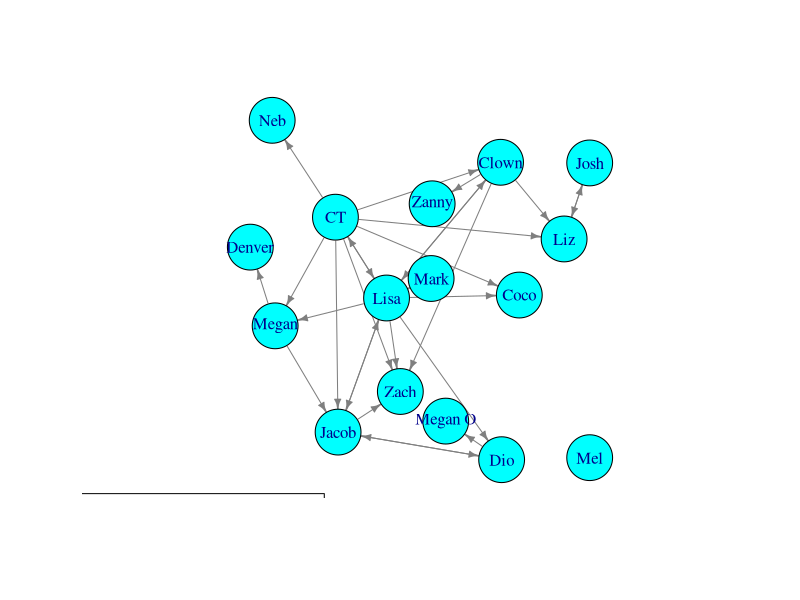
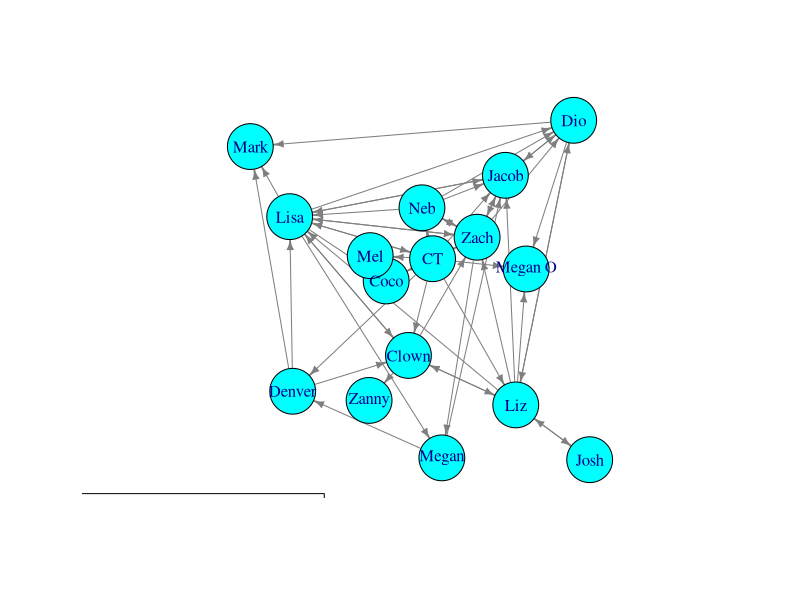
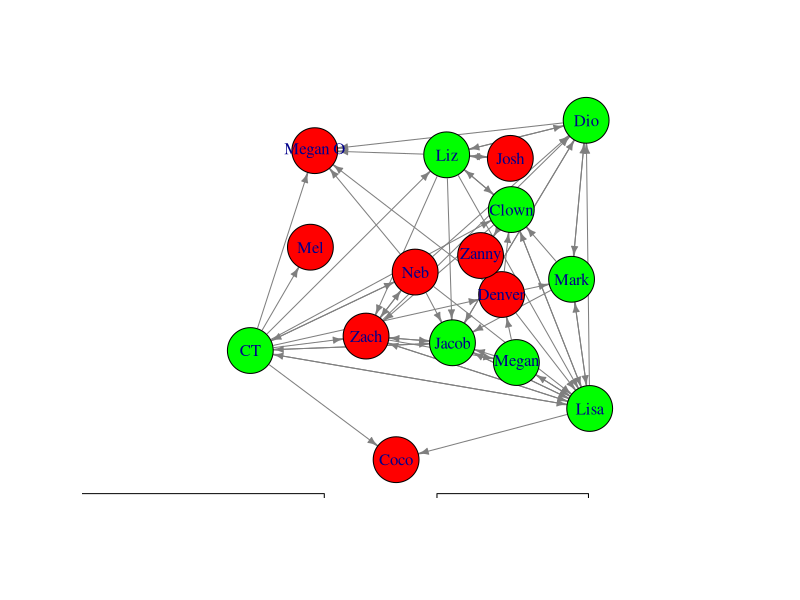
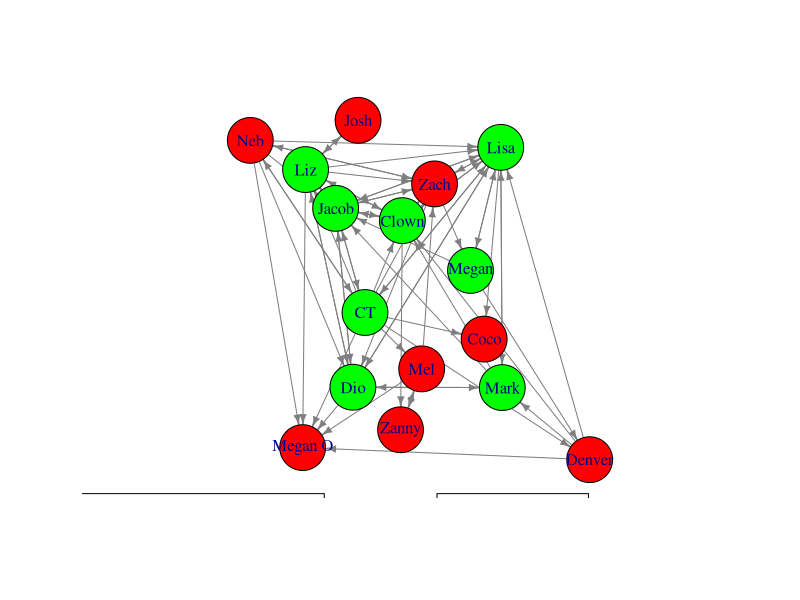
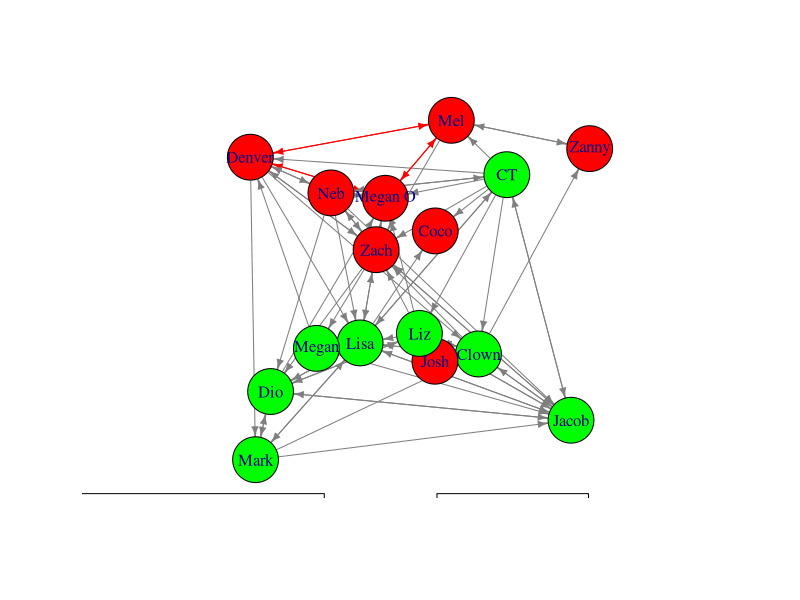
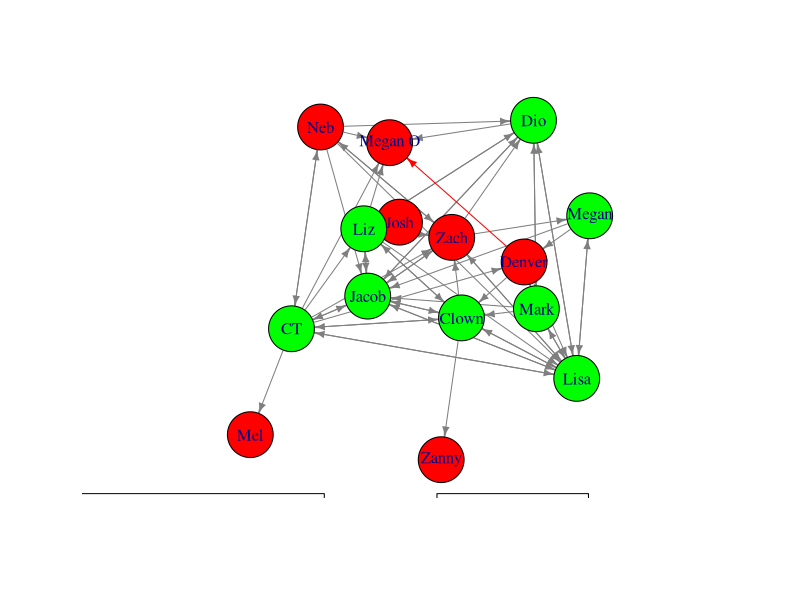
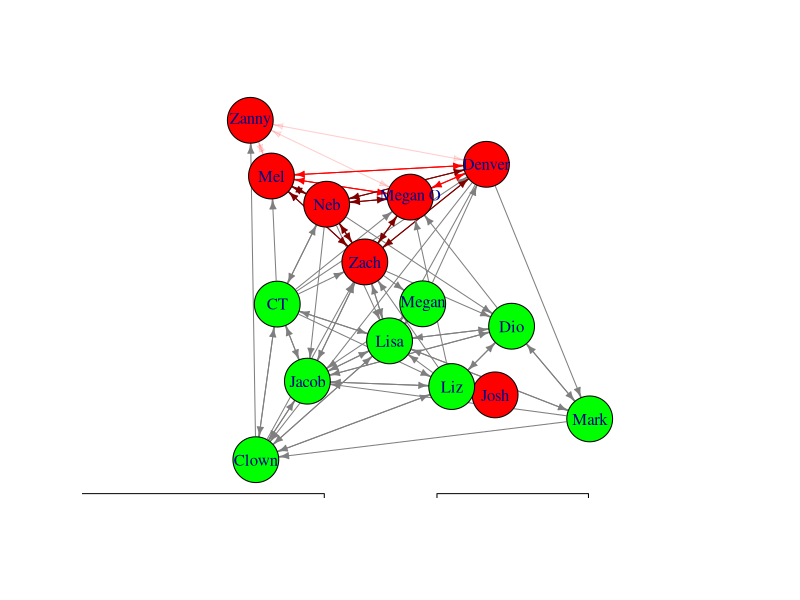
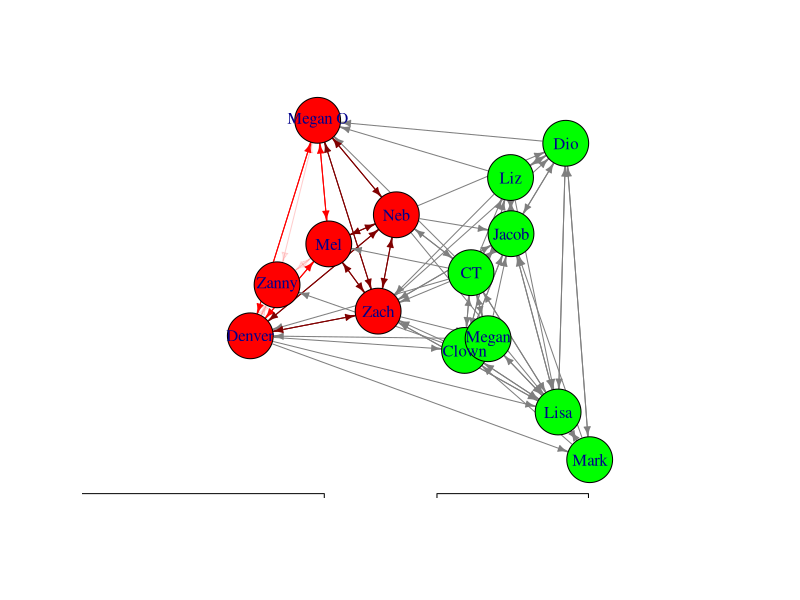

The R source for these figures, in order:
## ---- chunk 1
knitr::opts_chunk$set(echo = TRUE)
## ---- chunk 2
library(dplyr)
library(ggplot2)
library(igraph)
## ---- chunk 3
# Episode 1
cast <- c("Clown","Coco","CT","Denver","Dio","Jacob","Josh","Lisa","Liz","Mark","Megan","Megan O","Mel","Neb","Zach","Zanny")
ep1_day0 <- matrix(0,16,16,dimnames = list(cast,cast))
ep1_day0[1,c(8,9,15,16)] <- 1 # Clown
ep1_day0[3,c(1,2,6,8,9,11,14,15)] <- 1 # CT
ep1_day0[5,c(6,12)] <- 1 # Dio
ep1_day0[6,c(5,8,15)] <- 1 # Jacob
ep1_day0[7,9] <- 1 # Josh
ep1_day0[8,c(1,2,3,5,6,10,11,15)] <- 1 # Lisa
ep1_day0[9,7] <- 1 # Liz
ep1_day0[11,c(4,6)] <- 1 # Megan
ep1_day0
layout <- function(g) {
  layout_(g,with_dh(weight.edge.lengths = edge_density(g)/1000)) # Function to specify desired layout
}
# original igraph plotting function - keep if necessary
plot_net <- function(g) {
  g <- graph_from_adjacency_matrix(g) # turns adjacency matrix into network
  V(g)$color <- "cyan" 
  for (i in 1:length(E(g))) {
    E(g)$color[i] <- "grey50"
  }
 # ^ that line works regardless
plot(g,vertex.size=27, edge.arrow.size=0.5, layout = layout(g))
legend(x = -2.5, y = -1.2, legend = c("Expressed interest in working together"), fill = c("grey50"), title = "Connections")} # Function to add additional desired structure to the layout

# statnet plotting function - keep if necessary
# plot_net <- function(g,col) {
# plot.network(asNetwork(g),displaylabels=T,vertex.col="cyan")
# }
plot_net(ep1_day0)
## ---- chunk 4
# Pre-tribe divisions
ep1_day1 <- ep1_day0
ep1_day1[3,11] <- 0
ep1_day1[3,c(4,9,12,13)] <- 1 # CT
ep1_day1[4,c(1,8,10)] <- 1 # Denver
ep1_day1[5,c(9,10)] <- 1 # Dio
ep1_day1[9,c(1,5,6,8,12,15)] <- 1 # Mark
ep1_day1[14, c(3,5,6,8,15)] <- 1 # Neb
ep1_day1[15,c(5,6,8,11,14)] <- 1 # Zach
plot_net(ep1_day1)
## ---- chunk 5
# Day 1
cast_g1 <- c("Coco", "Denver", "Josh", "Megan O", "Mel", "Neb", "Zach", "Zanny") # Gurindji 1.0
cast_m1 <- c("Clown", "CT", "Dio", "Jacob", "Lisa", "Liz", "Mark", "Megan") # Makassan 1.0
ally1 <- c() 
ally2 <- c()
ally3 <- c() # No alliances yet, but there will be 3 during the pre-swap
elim <- c() # No one is eliminated yet
ep1_day1_g1 <- matrix(0,8,8,dimnames=list(cast_g1,cast_g1))
ep1_day1_m1 <- matrix(0,8,8,dimnames=list(cast_m1,cast_m1))
ep1_day1_g1[2,4] <- 1 # Denver
ep1_day1_g1[6,c(4,7)] <- 1 # Neb
ep1_day1_g1[7,6] <- 1 # Zach
ep1_day1_m1[1,c(5,6)] <- 1# Clown
ep1_day1_m1[2,c(1,4,5,6)] <- 1 # CT
ep1_day1_m1[3,c(4,6,7)] <- 1 # Dio
ep1_day1_m1[4,c(2,5)] <- 1 # Jacob
ep1_day1_m1[5,c(1,2,3,4,7,8)] <- 1 # Lisa
ep1_day1_m1[7,c(1,3,4,5)] <- 1 # Mark
ep1_day1_m1[8,c(4,5)] <- 1 # Megan
plot_net_tribes <- function(g, m, elim) { # Plot both tribes together during the premerge phase
  g <- graph_from_adjacency_matrix(g) # convert Gurundji matrix to graph
  m <- graph_from_adjacency_matrix(m) # convert Makassan matrix to graph
  old_union <- igraph::union(g,m)
  old_union <- igraph::union(old_union,graph_from_adjacency_matrix(ep1_day1))
  # re-alphabetizing so I don't have to re-label everything
  old_union_mat <- as_adjacency_matrix(old_union)
  row_order <- sort(rownames(old_union_mat))
  col_order <- sort(colnames(old_union_mat))
  old_union_mat <- old_union_mat[row_order,col_order] 
  old_union <- graph_from_adjacency_matrix(old_union_mat)
  
  V(old_union)$color <- rep(0,length(V(old_union)$name)) # initialize vertex color attribute
  for (i in 1:length(V(old_union)$color)) {
    ifelse(V(old_union)$name[i] %in% cast_g1, V(old_union)$color[i] <- "red", V(old_union)$color[i] <- "green")
  }  
  for (j in 1:length(E(old_union))) {
    if (attr(E(old_union),"vnames")[j] %in% ally1) {
      E(old_union)$color[j] <- rgb(1,0,0,1) # Main alliance has deep red
    }
    else if (attr(E(old_union),"vnames")[j] %in% ally2) {
      E(old_union)$color[j] <- rgb(1,0,0,0.1) # Extension of alliance 1; light red
    }
    else if (attr(E(old_union),"vnames")[j] %in% ally3) {
      E(old_union)$color[j] <- rgb(128/255,0,0,1) # Extension of alliance 1; maroon
    }
    else {
      E(old_union)$color[j] <- "grey50"
    }
  }
  plot(old_union,vertex.size=27, edge.arrow.size=0.5, layout = layout(old_union))
  legend(x = -2.5, y = -1.2, legend = c("Expressed interest in working together"), fill = c("grey50"), title = "Connections")
  legend(x = 0.1, y = -1.2, legend = c("Gurundji 1.0", "Makassan 1.0"), fill = c("red", "green"), title = "Tribes")
}
plot_net_tribes(ep1_day1_g1,ep1_day1_m1)
## ---- chunk 6
# Day 2
ep1_day2_g1 <- ep1_day1_g1
ep1_day2_m1 <- ep1_day1_m1
ep1_day2_g1[5,c(4,7,8)] <- 1 # Mel
ep1_day2_g1[8,5] <- 1 # Zanny
ep1_day2_m1[1,4] <- 1 # Clown
ep1_day2_m1[3,5] <- 1 # Dio
ep1_day2_m1[4,c(1,6)] <- 1 # Jacob
ep1_day2_m1[6,1] # Liz
plot_net_tribes(ep1_day2_g1,ep1_day2_m1)
## ---- chunk 7
# Day 3
ep1_day3_g1 <- ep1_day2_g1
ep1_day3_m1 <- ep1_day2_m1
ally1 <- c("Denver|Megan O", "Megan O|Denver", "Denver|Mel", "Mel|Denver", "Megan O|Mel", "Mel|Megan O")
ep1_day3_g1[2,c(4,5)] <- 1 # Denver/MegO/Mel alliance
ep1_day3_g1[2,c(6,7)] <- 1 # Denver wants to work with Neb and Zach
ep1_day3_g1[4,c(2,5)] <- 1 # Megan O/Denver/Mel alliance
ep1_day3_g1[4,6] <- 1 # Megan O wants to work with Neb
ep1_day3_g1[5,2] <- 1 # Mel (Denver, MegO, Mel alliance)
ep1_day3_g1[6,2] <- 1 # Neb
ep1_day3_g1[7,c(2,4,6)] <- 1 # Zach
plot_net_tribes(ep1_day3_g1,ep1_day3_m1)
## ---- chunk 8
# Episode 2
cast_matrix<- ep1_day0[-2,-2] # Coco voted out
ep1_day1 <- as_adjacency_matrix(delete_vertices(graph_from_adjacency_matrix(ep1_day1), "Coco")) # Coco voted out
ep2_day4_g1 <- as_adjacency_matrix(delete_vertices(graph_from_adjacency_matrix(ep1_day1_g1),"Coco"))
ep2_day4_m1 <- ep1_day3_m1
ep2_day4_m1[1,c(2,4,5,6)] <- 1 # Clown
ep2_day4_m1[2,c(1,4,5)] <- 1 # CT
ep2_day4_m1[4,c(1,2,5,6)] <- 1 # Jacob
ep2_day4_m1[5,c(1,2,4)] <- 1 # Lisa
ep2_day4_m1[6, c(1,4)] <- 1 # Liz
plot_net_tribes(ep2_day4_g1,ep2_day4_m1)
## ---- chunk 9
ep2_day7_g1 <- ep2_day4_g1
ep2_day7_m1 <- ep2_day4_m1 # Alliances/allegiances don't change here
ally2 <- c("Denver|Zanny", "Zanny|Denver", "Megan O|Zanny", "Zanny|Megan O", "Mel|Zanny", "Zanny|Mel")
ally3 <- c("Denver|Neb","Neb|Denver","Megan O|Neb", "Neb|Megan O", "Mel|Neb","Neb|Mel","Neb|Zach","Zach|Neb",
               "Denver|Zach","Zach|Denver","Megan O|Zach", "Zach|Megan O", "Mel|Zach","Zach|Mel")
ep2_day7_g1[1,c(3,4,5,6,7)] <- 1 # Denver
ep2_day7_g1[3,c(1,4,5,6,7)] <- 1 # Megan O
ep2_day7_g1[4,c(1,3,5,6,7)] <- 1 # Mel
ep2_day7_g1[5, c(1,3,4,6)] <- 1 # Neb
ep2_day7_g1[6, c(1,3,4,5)] <- 1 # Zach
ep2_day7_g1[7, c(1,3,4)] <- 1 # Zanny
# Denver, Meg O, Mel, Zanny alliance
# Denver, Meg O, Mel, Neb, Zach alliance
plot_net_tribes(ep2_day7_g1,ep2_day7_m1)
## ---- chunk 10
# Episode 3, Day 9
cast_matrix<- cast_matrix[-6,-6] # Josh voted out
ep1_day1 <- as_adjacency_matrix(delete_vertices(graph_from_adjacency_matrix(ep1_day1), "Josh"))
ep3_day9_g1 <- as_adjacency_matrix(delete_vertices(graph_from_adjacency_matrix(ep2_day7_g1),"Josh"))
ep3_day9_m1 <- ep2_day7_m1
ep3_day9_m1[1,c(2,5,8)] <- 1 # Clown
ep3_day9_m1[2,c(1,5,8)] <- 1 # CT
ep3_day9_m1[5,c(1,2,8)] <- 1 # Lisa
ep3_day9_m1[8,c(1,2,5)] <- 1 # Megan
plot_net_tribes(ep3_day9_g1,ep3_day9_m1)
## ---- chunk 11
# Day 10
ep3_day10_g1 <- ep3_day9_g1
ep3_day10_m1 <- ep3_day9_m1
ep3_day10_m1[1,3] <- 1 # Clown
plot_net_tribes(ep3_day10_g1, ep3_day10_m1)
## ---- chunk 12
# Episode 4 - Swap
cast_matrix<- cast_matrix[-9,-9] # Megan voted out
ep1_day1 <- as_adjacency_matrix(delete_vertices(graph_from_adjacency_matrix(ep1_day1), "Megan"))
cast_g2 <- c("Clown", "Denver", "Dio", "Liz", "Mark", "Neb") # Gurindji 2.0
cast_m2 <- c("CT", "Jacob", "Lisa", "Megan O", "Mel", "Zach", "Zanny") # Makassan 2.0
ally4 <- c("Clown|Dio","Dio|Clown","Clown|Denver","Denver|Clown","Denver|Dio","Dio|Denver")
ally5 <- c("Clown|Liz", "Liz|Clown", "Dio|Liz", "Liz|Dio")
ally6 <- c("CT|Lisa","Lisa|CT","CT|Mel","Mel|CT","CT|Zach","Zach|CT",
     "Lisa|Mel","Mel|Lisa","Lisa|Zach","Zach|Lisa","Mel|Zach","Zach|Mel")
ally7 <- c()
ally8 <- c()
ep4_day10_g2 <- matrix(0,6,6,dimnames=list(cast_g2,cast_g2))
ep4_day10_g2[1,c(2,3,4)] <- 1 # Clown
ep4_day10_g2[2,c(1,3,6)] <- 1 # Denver
ep4_day10_g2[3,c(1,2,4)] <- 1 # Dio
ep4_day10_g2[4,c(1,3)] <- 1 # Liz
ep4_day10_g2[6,2] <- 1 # Neb
# Clown, Denver, Dio alliance
# Clown, Dio, Liz alliance
ep4_day10_m2 <- matrix(0,7,7,dimnames=list(cast_m2,cast_m2))
ep4_day10_m2[1,c(3,5,6)] <- 1 # CT
ep4_day10_m2[3,c(1,5,6)] <- 1 # Lisa
ep4_day10_m2[4,c(5,6,7)] <- 1 # Megan O
ep4_day10_m2[5,c(1,3,4,6,7)] <- 1 # Mel
ep4_day10_m2[6,c(1,3,4,5)] <- 1 # Zach
ep4_day10_m2[7,c(5,6)] <- 1 # Zanny
# CT, Lisa, Mel, Zach alliance
plot_net_swap <- function(g,m) {
  g <- graph_from_adjacency_matrix(g) # convert Gurundji matrix to graph
  m <- graph_from_adjacency_matrix(m) # convert Makassan matrix to graph
  old_union <- igraph::union(g,m)
  old_union <- igraph::union(old_union,graph_from_adjacency_matrix(ep1_day1))
  # re-alphabetizing so I don't have to re-label everything
  old_union_mat <- as_adjacency_matrix(old_union)
  row_order <- sort(rownames(old_union_mat))
  col_order <- sort(colnames(old_union_mat))
  old_union_mat <- old_union_mat[row_order,col_order] 
  old_union <- graph_from_adjacency_matrix(old_union_mat)
  
  for (i in 1:length(V(old_union)$name)) {
    if (V(old_union)$name[i] %in% cast_g1 && V(old_union)$name[i] %in% cast_g2) {
      V(old_union)$color[i] <- "red"
    }
    else if (V(old_union)$name[i] %in% cast_g1 && V(old_union)$name[i] %in% cast_m2) {
        V(old_union)$color[i] <- "yellow"
      }
    else if (V(old_union)$name[i] %in% cast_m1 && V(old_union)$name[i] %in% cast_g2) {
        V(old_union)$color[i] <- "purple"
      }
    else {
      V(old_union)$color[i] <- "green"
    }
  }
  for (j in 1:length(E(old_union))) {
    if (attr(E(old_union),"vnames")[j] %in% ally1) {
      E(old_union)$color[j] <- rgb(1,0,0,1) # Main alliance has deep red
    }
    else if (attr(E(old_union),"vnames")[j] %in% ally2) {
      E(old_union)$color[j] <- rgb(1,0,0,0.1) # Extension of alliance 1; light red
    }
    else if (attr(E(old_union),"vnames")[j] %in% ally3) {
      E(old_union)$color[j] <- rgb(128/255,0,0,1) # Extension of alliance 1; maroon
    }
    else if (attr(E(old_union),"vnames")[j] %in% ally4) {
      E(old_union)$color[j] <- rgb(165/255,42/255,42/255,1) # Brown
       }
    else if (attr(E(old_union),"vnames")[j] %in% ally5) {
      E(old_union)$color[j] <- rgb(210/255,180/255,140/255,1) # Tan
       }
    else if (attr(E(old_union),"vnames")[j] %in% ally6) {
      E(old_union)$color[j] <- rgb(0,1,0,1) # Green
       }
    else if (attr(E(old_union),"vnames")[j] %in% ally7) {
      E(old_union)$color[j] <- rgb(210/255,180/255,140/255,0.4) # less opaque tan
       }
    else if (attr(E(old_union),"vnames")[j] %in% ally8) {
      E(old_union)$color[j] <- rgb(245/255,222/255,179/255,1) # Wheat
       }
    else {
      E(old_union)$color[j] <- "grey50"
    }
  }
  plot(old_union,vertex.size=27, edge.arrow.size=0.5, layout = layout(old_union))
  legend(x = -2.5, y = -1.2, legend = c("Expressed interest in working together"), fill = c("grey50"), title = "Connections")
  legend(x = 0.1, y = -1.1, legend = c("Gurundji 1.0 and Gurundji 2.0", "Gurundji 1.0 and Makassan 2.0", "Makassan 1.0 and Gurundji 2.0", "Makassan 1.0 and Makassan 2.0"),  fill = c("red", "yellow", "purple", "green"), title = "Original tribes and swap tribes")
}
plot_net_swap(ep4_day10_g2,ep4_day10_m2)
## ---- chunk 13
# Episode 5, Day 13
cast_matrix<- cast_matrix[-5,-5] # Jacob voted out
ep1_day1 <- as_adjacency_matrix(delete_vertices(graph_from_adjacency_matrix(ep1_day1), "Jacob"))
ep5_day13_m2 <- as_adjacency_matrix(delete_vertices(graph_from_adjacency_matrix(ep4_day10_m2),"Jacob")) 
ally7 <- c("Clown|Mark","Mark|Clown","Dio|Mark","Mark|Dio","Liz|Mark","Mark|Liz")
ally8 <- c("Denver|Neb","Neb|Denver","Dio|Neb","Neb|Dio")
ep5_day13_m2[1,c(2,3,4,6)] <- 1 # CT
ep5_day13_m2[2,c(1,3,4,6)] <- 1 # Lisa
ep5_day13_m2[3,c(1,2,4,6)] <- 1 # Megan O
ep5_day13_m2[4,c(1,2,3,6)] <- 1 # Mel
ep5_day13_m2[6,c(1,2,3,4)] <- 1 # Zanny
ep5_day13_g2 <- ep4_day10_g2
ep5_day13_g2[1,c(3,4,5)] <- 1 # Clown
ep5_day13_g2[2,c(3,6)] <- 1 # Denver
ep5_day13_g2[3,c(1,2,4,5,6)] <- 1 # Dio
ep5_day13_g2[4,c(1,3,5)] <- 1 # Liz
ep5_day13_g2[5,c(1,3,4)] <- 1 # Mark
ep5_day13_g2[6,c(2,3)] <- 1 # Neb
# Clown, Dio, Liz, Mark alliance - 7
# Denver, Dio, Neb alliance - 8
plot_net_swap(ep5_day13_g2,ep5_day13_m2)
## ---- chunk 14
# Episode 6, Day 14
cast_matrix<- cast_matrix[-6,-6] # Liz voted out
ep1_day1 <- as_adjacency_matrix(delete_vertices(graph_from_adjacency_matrix(ep1_day1), "Liz"))
ep6_day14_g2 <- as_adjacency_matrix(delete_vertices(graph_from_adjacency_matrix(ep5_day13_g2),"Liz"))
ep6_day14_m2 <- ep5_day13_m2
plot_net_swap(ep6_day14_g2,ep6_day14_m2)
## ---- chunk 15
# Episode 7, Day 16, Merge
# Clown, CT, Denver, Dio, Lisa, Mark, Megan O, Mel, Neb, Zach
cast_matrix<- cast_matrix[-11,-11] # Zanny voted out
ep1_day1 <- as_adjacency_matrix(delete_vertices(graph_from_adjacency_matrix(ep1_day1), "Zanny"))
# At this point ally2 and ally5 are non-existent
ep6_day14_m2 <- as_adjacency_matrix(delete_vertices(graph_from_adjacency_matrix(ep6_day14_m2),"Zanny"))
ep7_day16 <- as_adjacency_matrix(graph_from_adjacency_matrix(ep6_day14_g2) %u% graph_from_adjacency_matrix(ep6_day14_m2))
ep7_day16 <- ep7_day16[sort(rownames(ep7_day16)),sort(colnames(ep7_day16))]
ally9 <- c("Dio|Megan O", "Dio|Megan O")
ally10 <- c("CT|Zach", "Zach|CT", "Lisa|Zach", "Zach|Lisa")
ally11 <- c("Clown|Megan O", "Megan O|Clown")
ally12 <- c()
ally13 <- c()
ally14 <- c()
ally15 <- c()
ally16 <- c()
ally17 <- c()
ep7_day16[1,c(2,3,4,5,7,10)] <- 1 # Clown
ep7_day16[2,c(3,5,7,8,9,10)] <- 1 # CT
ep7_day16[3,c(1,4,5,6,7,8,10)] <- 1 # Denver
ep7_day16[4,c(1,3,5,6,7,9)] <- 1 # Dio
ep7_day16[5,c(2,4,6,7,8,10)] <- 1 # Lisa
ep7_day16[6,c(1,4,5,7,10)] <- 1 # Mark
ep7_day16[7,c(2,3,5,8,9,10)] <- 1 # Megan O
ep7_day16[8,c(2,3,5,7,9,10)] <- 1 # Mel
ep7_day16[9,c(2,3,4,5,7,8,10)] <- 1 # Neb 
ep7_day16[10,c(2,3,4,5,7,8,9)] <- 1 # Zach
# Denver, Dio, Megan O alliance
# CT, Lisa, Zach alliance
# Clown, Denver, Dio, Megan O alliance
plot_net_merge <- function(g) {
  g <- graph_from_adjacency_matrix(g) 
  for (i in 1:length(V(g)$name)) {
    if (V(g)$name[i] %in% cast_g1 && V(g)$name[i] %in% cast_g2) {
      V(g)$color[i] <- "red"
    }
    else if (V(g)$name[i] %in% cast_g1 && V(g)$name[i] %in% cast_m2) {
        V(g)$color[i] <- "yellow"
      }
    else if (V(g)$name[i] %in% cast_m1 && V(g)$name[i] %in% cast_g2) {
        V(g)$color[i] <- "purple"
      }
    else {
      V(g)$color[i] <- "green"
    }
  }
  for (j in 1:length(E(g))) {
    if (attr(E(g),"vnames")[j] %in% ally1) {
      E(g)$color[j] <- rgb(1,0,0,1) # Main alliance has deep red
    }
    else if (attr(E(g),"vnames")[j] %in% ally2) {
      E(g)$color[j] <- rgb(1,0,0,0.1) # Extension of alliance 1; light red
    }
    else if (attr(E(g),"vnames")[j] %in% ally3) {
      E(g)$color[j] <- rgb(128/255,0,0,1) # Extension of alliance 1; maroon
    }
    else if (attr(E(g),"vnames")[j] %in% ally4) {
      E(g)$color[j] <- rgb(165/255,42/255,42/255,1) # Brown
       }
    else if (attr(E(g),"vnames")[j] %in% ally5) {
      E(g)$color[j] <- rgb(210/255,180/255,140/255,1) # Tan
       }
    else if (attr(E(g),"vnames")[j] %in% ally6) {
      E(g)$color[j] <- rgb(0,1,0,1) # Green
       }
    else if (attr(E(g),"vnames")[j] %in% ally7) {
      E(g)$color[j] <- rgb(210/255,180/255,140/255,0.4) # Less opaque tan
       }
    else if (attr(E(g),"vnames")[j] %in% ally8) {
      E(g)$color[j] <- rgb(245/255,222/255,179/255,1) # Wheat
    }
    else if (attr(E(g),"vnames")[j] %in% ally9) {
      E(g)$color[j] <- rgb(250/255,128/255,114/255,1) # Salmon
    }
    else if (attr(E(g),"vnames")[j] %in% ally10) {
      E(g)$color[j] <- rgb(0,100/255,0,1) # Dark green
    }
    else if (attr(E(g),"vnames")[j] %in% ally11) {
      E(g)$color[j] <- rgb(165/255,42/255,42/255,0.4) # Less opaque brown
    }
    else if (attr(E(g),"vnames")[j] %in% ally12) {
      E(g)$color[j] <- rgb(255/255,165/255,0,1) # Orange 
    }
    else if (attr(E(g),"vnames")[j] %in% ally13) {
      E(g)$color[j] <- rgb(238/255,130/255,238/255,1) # Violet 
    }
    else if (attr(E(g),"vnames")[j] %in% ally14) {
      E(g)$color[j] <- rgb(128/255,0,128/255,1) # Purple 
    }
    else if (attr(E(g),"vnames")[j] %in% ally15) {
      E(g)$color[j] <- rgb(230/255,230/255,250/255,1) # Lavender
    }
    else if (attr(E(g),"vnames")[j] %in% ally16) {
      E(g)$color[j] <- rgb(255/255,0,255/255,1) # Magenta
    }
    else if (attr(E(g),"vnames")[j] %in% ally17) {
      E(g)$color[j] <- rgb(75/255,0,130/255,1) # Indigo 
    }
    else {
      E(g)$color[j] <- "grey50"
    }
  }
  plot(g,vertex.size=27, edge.arrow.size=0.5, layout = layout(g))
  legend(x = -2.5, y = -1.2, legend = c("Expressed interest in working together"), fill = c("grey50"), title = "Connections")
  legend(x = 0.1, y = -1.1, legend = c("Gurundji 1.0 and Gurundji 2.0", "Gurundji 1.0 and Makassan 2.0", "Makassan 1.0 and Gurundji 2.0", "Makassan 1.0 and Makassan 2.0"),  fill = c("red", "yellow", "purple", "green"), title = "Original tribes and swap tribes")
}
plot_net_merge(ep7_day16)
## ---- chunk 16
cast_matrix<- cast_matrix[-3,-3] # Denver voted out
ep1_day1 <- as_adjacency_matrix(delete_vertices(graph_from_adjacency_matrix(ep1_day1), "Denver"))
ep8_day19 <- as_adjacency_matrix(delete_vertices(graph_from_adjacency_matrix(ep7_day16),"Denver"))
plot_net_merge(ep8_day19)
## ---- chunk 17
# Day 21
cast_matrix<- cast_matrix[-3,-3] # Dio voted out
ep1_day1 <- as_adjacency_matrix(delete_vertices(graph_from_adjacency_matrix(ep1_day1), "Dio"))
ep9_day21 <- as_adjacency_matrix(delete_vertices(graph_from_adjacency_matrix(ep8_day19),"Dio"))
ally12 <- c("Clown|Neb", "Neb|Clown", "Mark|Neb", "Neb|Mark")
ally13 <- c("CT|Mark", "Mark|CT", "CT|Neb", "Neb|CT")
ep9_day21[1,c(4,7)] <- 1 # Clown
ep9_day21[2,c(4,7)] <- 1 # CT
ep9_day21[3,4] <- 0 # Lisa
ep9_day21[4,c(1,2,7)] <- 1 # Mark
ep9_day21[4,c(3,5,6)] <- 0 # Mark
ep9_day21[5,4] <- 0 # Megan O
ep9_day21[6,4] <- 0 # Mel
ep9_day21[7,c(1,2,4)] <- 1 # Neb
# Clown, Mark, Neb alliance
# CT, Mark, Neb alliance
plot_net_merge(ep9_day21)
## ---- chunk 18
# Day 22
ep9_day22 <- ep9_day21
ep9_day22[2,1] <- 1 # CT
ally14 <- c("Clown|CT","CT|Clown")
# Clown, CT, Mark, Neb alliance
plot_net_merge(ep9_day22)
## ---- chunk 19
# Day 23
cast_matrix<- cast_matrix[-8,-8] # Zach voted out
ep1_day1 <- as_adjacency_matrix(delete_vertices(graph_from_adjacency_matrix(ep1_day1), "Zach"))
ep9_day23 <- as_adjacency_matrix(delete_vertices(graph_from_adjacency_matrix(ep9_day21),"Zach"))
ep9_day23[4,5] <- 1 # Mark
ep9_day23[5,4] <- 1 # Megan O
ally17 <- c("CT|Megan O", "Megan O|CT","Mark|Megan O", "Megan O|Mark") # ally16 is a subset of ally14
# Clown, CT, Mark, Megan O alliance
plot_net_merge(ep9_day23)
## ---- chunk 20
cast_matrix<- cast_matrix[-6,-6] # Mel voted out
ep1_day1 <- as_adjacency_matrix(delete_vertices(graph_from_adjacency_matrix(ep1_day1), "Mel"))
ep9_day24 <- as_adjacency_matrix(delete_vertices(graph_from_adjacency_matrix(ep9_day23),"Mel"))
ep9_day24[1,c(2,4,5)] <- 1 # Clown
ep9_day24[2,c(1,4,5)] <- 1 # CT
ep9_day24[4,c(1,2,5)] <- 1 # Mark
ep9_day24[5,c(1,2,4)] <- 1 # Megan O
# Clown, CT, Neb alliance
plot_net_merge(ep9_day24)
## ---- chunk 21
cast_matrix<- cast_matrix[-1,-1] # Clown voted out
ep1_day1 <- as_adjacency_matrix(delete_vertices(graph_from_adjacency_matrix(ep1_day1), "Clown"))
ep10_day26 <- as_adjacency_matrix(delete_vertices(graph_from_adjacency_matrix(ep9_day24),"Clown"))
ep10_day26[1,c(2,3)] <- 0 # CT
ep10_day26[1,c(4,5)] <- 1 # CT
ep10_day26[2,c(1,3,4,5)] <- 0 # Lisa
ep10_day26[3,c(1,2,4,5)] <- 0 # Mark
ep10_day26[4,c(1,5)] <- 1 # Megan O
ep10_day26[4,c(2,3)] <- 0 # Megan O
ep10_day26[5,c(1,4)] <- 1 # Neb
ep10_day26[5,c(2,3)] <- 0 # Neb
# CT, Megan O, Neb alliance
plot_net_merge(ep10_day26)
## ---- chunk 22
cast_matrix<- cast_matrix[-2,-2] # Lisa voted out
ep1_day1 <- as_adjacency_matrix(delete_vertices(graph_from_adjacency_matrix(ep1_day1), "Lisa"))
finale_day27 <- as_adjacency_matrix(delete_vertices(graph_from_adjacency_matrix(ep10_day26),"Lisa"))
plot_net_merge(finale_day27)
## ---- chunk 23
cast_matrix<- cast_matrix[-2,-2] # Mark voted out
ep1_day1 <- as_adjacency_matrix(delete_vertices(graph_from_adjacency_matrix(ep1_day1), "Mark"))
finale_day28 <- as_adjacency_matrix(delete_vertices(graph_from_adjacency_matrix(finale_day27),"Mark"))
plot_net_merge(finale_day28)
